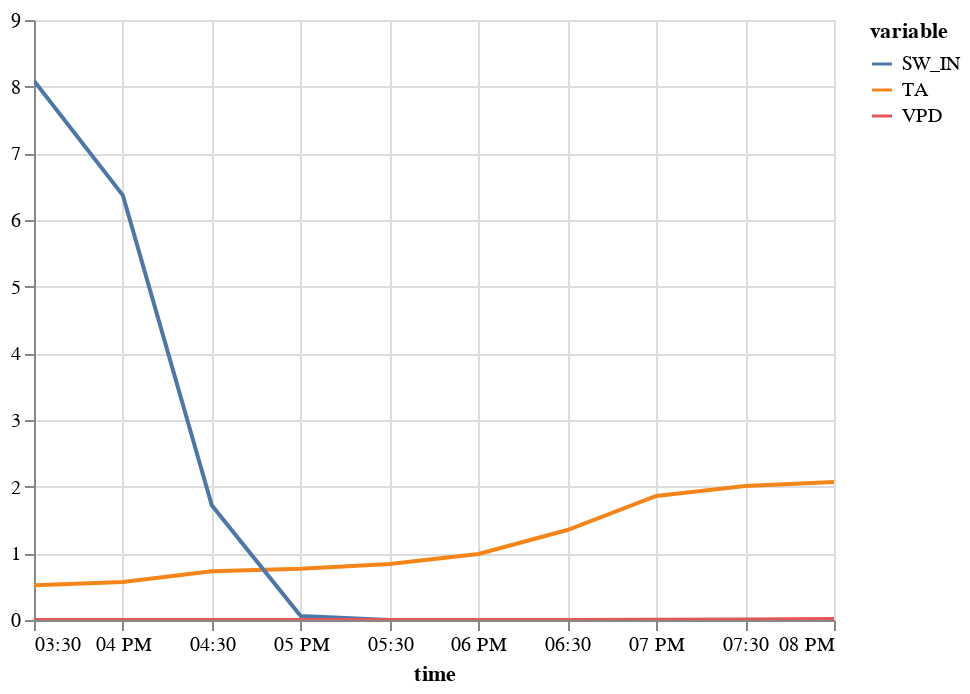

The cell this chart's notebook holds for it:
### Code cell
plot_line(m_df.tidy())

### Figure 1 — Vega-Lite specification as saved in the notebook (floating-point values rounded to 4 significant figures)
{"config": {"view": {"continuousWidth": 400, "continuousHeight": 300}}, "data": {"name": "data-8dbc285ff9e9a0880661cf5960fe4e06"}, "mark": "line", "encoding": {"color": {"field": "variable", "type": "nominal"}, "x": {"field": "time", "type": "temporal"}, "y": {"field": "value", "scale": {"zero": false}, "title": "", "type": "quantitative"}}, "params": [{"name": "param_3", "select": {"type": "interval"}, "bind": "scales"}], "$schema": "https://vega.github.io/schema/vega-lite/v5.2.0.json", "datasets": {"data-8dbc285ff9e9a0880661cf5960fe4e06": [{"time": "2000-01-01T15:30:00", "variable": "TA", "value": 0.52, "is_present": false}, {"time": "2000-01-01T16:00:00", "variable": "TA", "value": 0.57, "is_present": false}, {"time": "2000-01-01T16:30:00", "variable": "TA", "value": 0.73, "is_present": false}, {"time": "2000-01-01T17:00:00", "variable": "TA", "value": 0.77, "is_present": false}, {"time": "2000-01-01T17:30:00", "variable": "TA", "value": 0.84, "is_present": false}, {"time": "2000-01-01T18:00:00", "variable": "TA", "value": 0.99, "is_present": true}, {"time": "2000-01-01T18:30:00", "variable": "TA", "value": 1.35, "is_present": true}, {"time": "2000-01-01T19:00:00", "variable": "TA", "value": 1.86, "is_present": true}, {"time": "2000-01-01T19:30:00", "variable": "TA", "value": 2.01, "is_present": true}, {"time": "2000-01-01T20:00:00", "variable": "TA", "value": 2.07, "is_present": true}, {"time": "2000-01-01T15:30:00", "variable": "SW_IN", "value": 8.09, "is_present": true}, {"time": "2000-01-01T16:00:00", "variable": "SW_IN", "value": 6.37, "is_present": true}, {"time": "2000-01-01T16:30:00", "variable": "SW_IN", "value": 1.72, "is_present": true}, {"time": "2000-01-01T17:00:00", "variable": "SW_IN", "value": 0.06, "is_present": true}, {"time": "2000-01-01T17:30:00", "variable": "SW_IN", "value": 0.0, "is_present": true}, {"time": "2000-01-01T18:00:00", "variable": "SW_IN", "value": 0.0, "is_present": true}, {"time": "2000-01-01T18:30:00", "variable": "SW_IN", "value": 0.0, "is_present": true}, {"time": "2000-01-01T19:00:00", "variable": "SW_IN", "value": 0.0, "is_present": true}, {"time": "2000-01-01T19:30:00", "variable": "SW_IN", "value": 0.0, "is_present": true}, {"time": "2000-01-01T20:00:00", "variable": "SW_IN", "value": 0.0, "is_present": true}, {"time": "2000-01-01T15:30:00", "variable": "VPD", "value": 0.0, "is_present": false}, {"time": "2000-01-01T16:00:00", "variable": "VPD", "value": 0.0, "is_present": false}, {"time": "2000-01-01T16:30:00", "variable": "VPD", "value": 0.0, "is_present": false}, {"time": "2000-01-01T17:00:00", "variable": "VPD", "value": 0.0, "is_present": false}, {"time": "2000-01-01T17:30:00", "variable": "VPD", "value": 0.0, "is_present": false}, {"time": "2000-01-01T18:00:00", "variable": "VPD", "value": 0.0, "is_present": true}, {"time": "2000-01-01T18:30:00", "variable": "VPD", "value": 0.0, "is_present": true}, {"time": "2000-01-01T19:00:00", "variable": "VPD", "value": 0.002, "is_present": true}, {"time": "2000-01-01T19:30:00", "variable": "VPD", "value": 0.009, "is_present": true}, {"time": "2000-01-01T20:00:00", "variable": "VPD", "value": 0.014, "is_present": true}]}}
